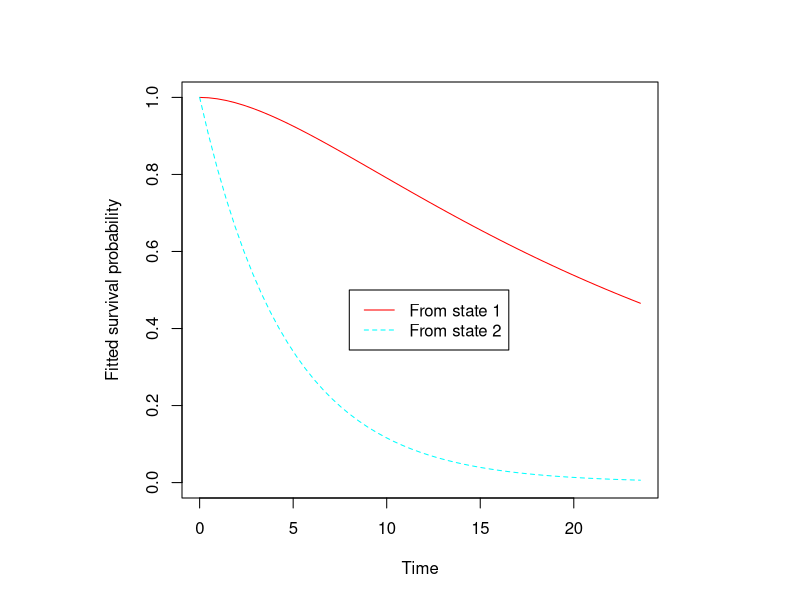
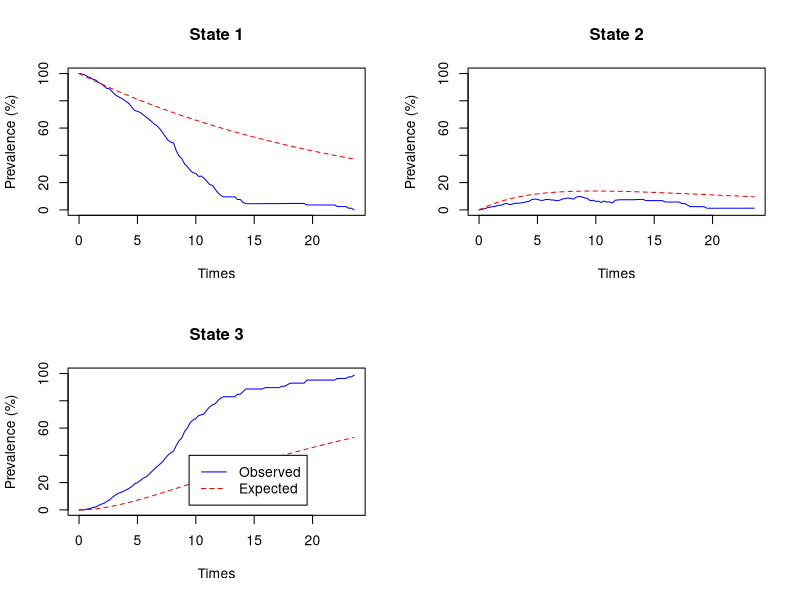
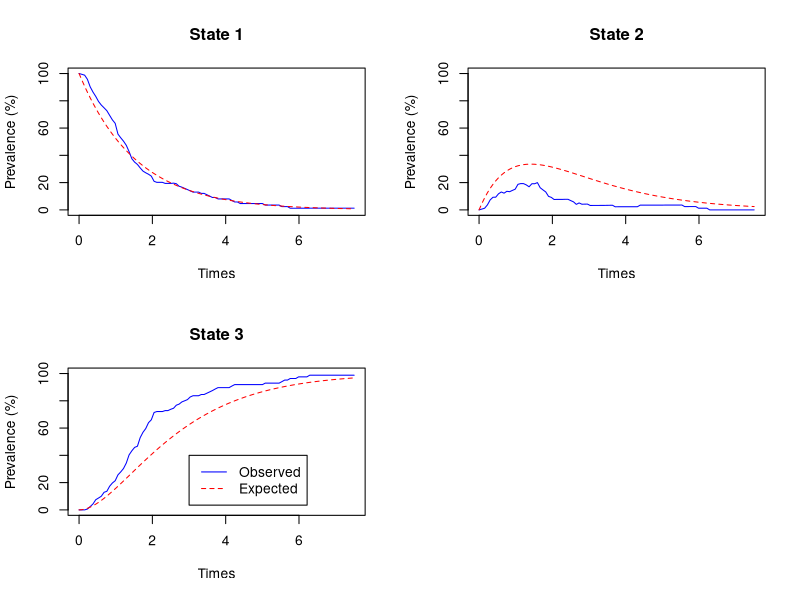
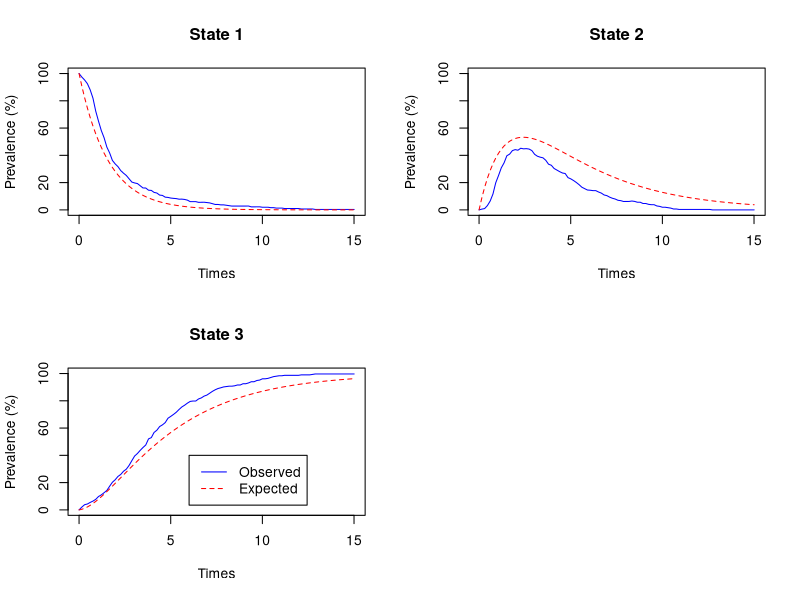

Generate these figures, in order, with R:
## ---- chunk 1
knitr::opts_chunk$set(collapse=TRUE, comment = "#>", fig.width=9, fig.height=6, eval=TRUE, echo=TRUE, results="verbatim")
## ---- chunk 2
library(tidyverse)
#Import les données
data <- read.csv("data/TCGA-CDR_data.csv")
# Creation de donnee simule
covar_sim <- sample(c(0,1),1000,replace=TRUE)
covar <-  sample(c(0,1),11160,replace=TRUE)

#convert qq colonnes en numerique depuis les facteurs.
data$DSS.time <- as.numeric(as.character(data$DSS.time))
data$DSS <- as.numeric(as.character(data$DSS))
data$PFI.time <- as.numeric(as.character(data$PFI.time))
data$PFI <- as.numeric(as.character(data$PFI))

# Chqnge les valeurs de DSS.time et PFI.time au NA, (Car pas de sens un temps 0)
# ou si PFI.time est plus grand que DSS.time car aussi pas de sens.  
data$DSS.time[data$DSS.time==0] <- NA #enlever les suivis nuls
data$PFI.time[data$PFI.time==0] <- NA #enlever les suivis nuls
data$DSS.time[data$PFI.time > data$DSS.time] <- NA
data$PFI.time[data$PFI.time > data$DSS.time] <- NA


# Creation de colonnes pour la création de dataframe de matrice de transition
pfiNotDead.time <- data$PFI.time/365.25
pfiNotDead <- data$PFI
pfiNotDead[data$PFI.time==data$DSS.time] <- 0
dssDirect.time <- data$DSS.time/365.25
dssDirect <- data$DSS
dssDirect[!data$PFI.time==data$DSS.time] <- 0
dssRelapse.time <- (data$DSS.time-data$PFI.time)/365.25
dssRelapse.time[pfiNotDead==0] <- 0
dssRelapse <- data$DSS
dssRelapse[data$PFI.time==data$DSS.time] <- 0


# Recode les levels du stage du tumeur pour avoir moins de niveau.  
# Fait qu'il y a seulement stage 1/2, 3/4 et NA; ou 1/2, 3/4, autre et NA  
stage <- as.factor(data$ajcc_pathologic_tumor_stage)
levels(stage) <- c("NA","NA","NA","NA","I - II","I - II","other","I - II","I - II","I - II","I - II","I - II","I - II","I - II","III - IV","III - IV","III - IV","III - IV","III - IV","III - IV","III - IV","III - IV","other")
stageBis <- as.factor(data$clinical_stage)
levels(stageBis) <- c("NA","NA","NA","I - II","I - II","I - II","III - IV","III - IV","III - IV",rep("I - II",14),rep("III - IV",6),"I - II",rep("III - IV",4))
stage <- sapply(1:length(stage),function(i){
  if(stage[i]=="NA") return(stageBis[i])
  else return(stage[i])
})

# Creation d'un nouveau dataframe plus petit et facile a manipuler.  
df_new <- data.frame("Patient"=data$X,
                     "DSS"=data$DSS,"DSS.time"=data$DSS.time/365.25,
                     "PFI"=data$PFI,"PFI.time"=data$PFI.time/365.25,
                     "T01"=pfiNotDead,"T01.time"=pfiNotDead.time,
                     "T02"=dssDirect,"T02.time"=dssDirect.time,
                     "T12"=dssRelapse,"T12.time"=dssRelapse.time,
                     stage,"var_nulle"=as.character(covar),"gender"=data$gender,"age"=data$age_at_initial_pathologic_diagnosis,"type"=data$type)

# Enleve les NA
df_new <- df_new[-which(apply(df_new,1,function(x) any(is.na(x)))),]
dim(df_new)
# Enleve les stage qui ont le niveau NA ou other
df_new <- df_new[-which(is.element(df_new$stage,c("NA","other"))),]
df_new$stage <- factor(df_new$stage,c("I - II","III - IV"))
dim(df_new)
df_new$age <- as.numeric(as.character(df_new$age))
df_new <- df_new[-which(is.na(df_new$age)),] #nettoyage des NA de l'age
# Dois les converti depuis factors pour qu'ils soit bien selectionner dans le boucle for
df_new <- df_new %>% mutate_at(c('type','stage','age','var_nulle','gender'), as.character)
## ---- chunk 3
library(msm)

#* Section plus compliquer a comprendre
#* Chaque personne peut atteindre max de 3 phase,  soit 1-1 (censure pour PFI et DSS), 1-2-2 (censure pour DSS), 
#* 1-3 (pas de censure, PFI.time == DSS.time), ou 1-2-3 (pas de censure, PFI.time != DSS.time) selon leur prognosis et leur censure. 
#* Donc il y a 3 matrice qui sont cree chaqu'un avec 4 colonne: indiv, time, state et type
#* Dans un boucle for du longeur du dataframe des patients (qu'on n'a pas retirer) pour chaque matrix, on regarde quel phase doit placer le patient
#* et on lui donne le bonne 'state'.  Si le personne n'a pas de troisieme phase, on met NA, qu'on enlevera apres.  
state1 <- matrix(nrow =length(df_new$Patient),ncol = 8,dimnames = list(1:length(df_new$Patient),c("indiv","time","state","type",'var_nulle','stage','age','gender'))) 
state1 <- state2 <- state3<- as.data.frame(state1)
for(i in 1:length(df_new[,1])){
  state1[i,] <- c(df_new$Patient[i],0,1,df_new$type[i],covar[i],df_new$stage[i], df_new$age[i], df_new$gender[i])
  state2[i,] <- 
    if((df_new$T01.time[i] < df_new$T02.time[i]) & df_new$T01[i]==1) c(df_new$Patient[i],df_new$T01.time[i],2,df_new$type[i],covar[i],df_new$stage[i], df_new$age[i], df_new$gender[i])
  else if (df_new$T02[i] == 1) c(df_new$Patient[i],df_new$T02.time[i],3,df_new$type[i],covar[i],df_new$stage[i], df_new$age[i], df_new$gender[i])
  else c(df_new$Patient[i],df_new$T02.time[i],1,df_new$type[i],covar[i],df_new$stage[i], df_new$age[i], df_new$gender[i])
  state3[i,] <- 
    if((df_new$T01.time[i] < df_new$T02.time[i]) & df_new$T01[i]==1){
      if (df_new$T12.time[i] > 0 & df_new$T12[i]==1) c(df_new$Patient[i],df_new$T12.time[i]+df_new$T01.time[i],3,df_new$type[i],covar[i],df_new$stage[i], df_new$age[i], df_new$gender[i])
      else c(df_new$Patient[i],df_new$T12.time[i]+df_new$T01.time[i],2,df_new$type[i],covar[i],df_new$stage[i], df_new$age[i], df_new$gender[i])
    }
  else c(NA,NA,NA,NA)
}

# Combine les 3 matrices 
# Ajoute les colonnes depuis df_new pour utiliser les covariants
# Convert les donnees en bonne type de donnees
# Enleve les donnees qui on un 'state' == NA
df_msm <- rbind(state1,state2,state3)
df_msm$indiv <- as.integer(df_msm$indiv)
df_msm$time <- as.numeric(df_msm$time)
df_msm$state <- as.numeric(df_msm$state)
df_msm$var_nulle <- as.numeric(df_msm$var_nulle)
df_msm$age <- as.numeric(df_msm$age)
df_msm$gender <- as.factor(df_msm$gender)
df_msm$stage <- as.factor(df_msm$stage)
df_msm <- df_msm[-which(is.na(df_msm$state)),]

# Ordonner le dataframe par individu et le temps de chaque transition.  
df_msm <- df_msm[order(df_msm$indiv,df_msm$time),]


# Test pour verifier les donnees sont correct
# unique(df_msm[df_msm$stage=='III - IV'& df_msm$type=='PAAD',]$indiv)
# unique(df_new[df_new$stage=='III - IV'& df_new$type=='PAAD',]$Patient)


# Regarde le table de transition d'etats et cree un Q matrix de base.  
statetable.msm(state, indiv, df_msm)
Qmat <- matrix(c(1,1,1,0,1,1,0,0,0),ncol=3,byrow = TRUE)
par(mfrow = c(1,1))
test_msm <- msm(state~time, subject=indiv,data = df_msm[df_msm$type == 'BRCA',], gen.inits = TRUE,qmatrix= Qmat, deathexact = 3,covariates = ~age)
hazard.msm(test_msm)
layout(1, respect=TRUE)
plot(test_msm, legend.pos = c(8,.5))
## ---- chunk 4
layout(matrix(1:3,1), respect=TRUE)
test_msm_brca <- msm(state~time, subject=indiv,data = df_msm[df_msm$type == 'BRCA',], gen.inits = TRUE,qmatrix= Qmat, deathexact = 3)
test_msm_brca
summary(test_msm_brca)
plot.prevalence.msm(test_msm_brca)
#plot(test_msm_brca )
## ---- chunk 5
test_msm_brca_nul <- msm(state~time, subject=indiv,data = df_msm[df_msm$type == 'BRCA',], gen.inits = TRUE,qmatrix= Qmat, deathexact = 3,covariates = ~var_nulle)
#test_msm_brca_nul
summary(test_msm_brca_nul)$hazard
#plot.prevalence.msm(test_msm_brca_nul)
## ---- chunk 6
test_msm_brca_stage <- msm(state~time, subject=indiv,data = df_msm[df_msm$type == 'BRCA',], gen.inits = TRUE,qmatrix= Qmat, deathexact = 3,covariates = ~stage)
#test_msm_brca_stage
summary(test_msm_brca_stage)$hazard
#plot.prevalence.msm(test_msm_brca_stage)

## ---- chunk 7
layout(matrix(1:3,1), respect=TRUE)
test_msm_paad <- msm(state~time, subject=indiv,data = df_msm[df_msm$type == 'PAAD',], gen.inits = TRUE,qmatrix= Qmat, deathexact = 3)
test_msm_paad
plot.prevalence.msm(test_msm_paad)
## ---- chunk 8
layout(matrix(1:3,1), respect=TRUE)
test_msm_paad_nul <- msm(state~time, subject=indiv,data = df_msm[df_msm$type == 'PAAD',], gen.inits = TRUE,qmatrix= Qmat, deathexact = 3,covariates = ~var_nulle)
#test_msm_paad_nul
summary(test_msm_paad_nul)$hazard
#plot.prevalence.msm(test_msm_paad_nul)
## ---- chunk 9
test_msm_paad_stage <- msm(state~time, subject=indiv,data = df_msm[df_msm$type == 'PAAD',], gen.inits = TRUE,qmatrix= Qmat, deathexact = 3,covariates = ~stage)
summary(test_msm_paad_stage)$hazard
#plot.prevalence.msm(test_msm_paad_stage)
## ---- chunk 10
layout(matrix(1:3,1), respect=TRUE)
test_msm_ov <- msm(state~time, subject=indiv,data = df_msm[df_msm$type == 'OV',], gen.inits = TRUE,qmatrix= Qmat, deathexact = 3)
test_msm_ov
summary(test_msm_ov)
plot.prevalence.msm(test_msm_ov)
#plot(test_msm_brca )
## ---- chunk 11
test_msm_ov_nul <- msm(state~time, subject=indiv,data = df_msm[df_msm$type == 'OV',], gen.inits = TRUE,qmatrix= Qmat, deathexact = 3,covariates = ~var_nulle)

summary(test_msm_ov_nul)$hazard

## ---- chunk 12
test_msm_ov_stage <- msm(state~time, subject=indiv,data = df_msm[df_msm$type == 'OV',], gen.inits = TRUE,qmatrix= Qmat, deathexact = 3,covariates = ~stage)

summary(test_msm_ov_stage)$hazard

## ---- chunk 13
summary(test_msm_brca_stage)$hazard
summary(test_msm_paad_stage)$hazard
summary(test_msm_ov_stage)$hazard

## ---- chunk 14
summary(test_msm_brca_nul)$hazard
summary(test_msm_paad_nul)$hazard

## ---- chunk 15
statetable.msm(state, indiv, df_msm)
## ---- chunk 16
# data_brca = df_new[df_new$type == 'BRCA',]
# 
# data_paad = df_new[df_new$type == 'PAAD',]
# data_paad_2=data_paad[data_paad$stage=='III - IV',]
# dim(data_paad_2)
# unique(data_paad_2$Patient)
# 
# data_prov2 = df_msm[df_msm$type == 'PAAD',]
# data_prov2 = data_prov2[data_prov2$stage=='III - IV',]
# length(unique(data_prov2$indiv))
